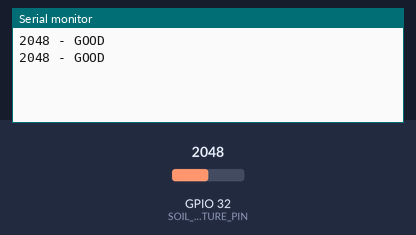
Bench run of a sketch on a simulated ESP32. On the bench: the last lines printed to the serial monitor. The test bench sets the inputs (shaded band); at power-on: GPIO 32 (SOIL_MOISTURE_PIN) = 2048.

Above: at 2.8 s.
2.9 s: GPIO 32 (SOIL_MOISTURE_PIN) set to 2459
At 5.1 s:
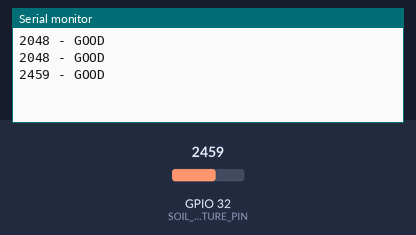
5.6 s: GPIO 32 (SOIL_MOISTURE_PIN) set to 2532
At 6.6 s:
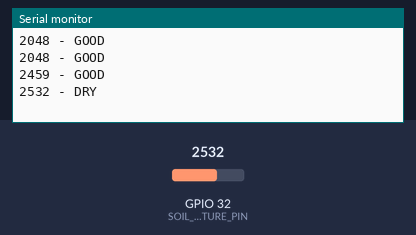

The sketch:

sketch_nov4b.ino
```cpp
#define SOIL_MOISTURE_PIN 32
#define WET_THRESHOLD 1500
#define DRY_THRESHOLD 2500

void setup() {
  Serial.begin(115200);
  pinMode(SOIL_MOISTURE_PIN, INPUT);
}

void loop() {
  int soilValue = analogRead(SOIL_MOISTURE_PIN);

  Serial.print(soilValue);
  Serial.print(" - ");

  if (soilValue > DRY_THRESHOLD) {
    Serial.println("DRY");
  } else if (soilValue < WET_THRESHOLD) {
    Serial.println("WET");
  } else {
    Serial.println("GOOD");
  }

  delay(2000);
}
```

Measured:
- the behaviour switches between 2500 and 2501 on GPIO 32 (SOIL_MOISTURE_PIN) (found by bisection; images 1 and 2)
- after the input at 2.9 s, the serial monitor: prints a new line after 1.1 s (image 1)
- after the input at 5.6 s, the serial monitor: prints a new line after 0.40 s (image 2)
